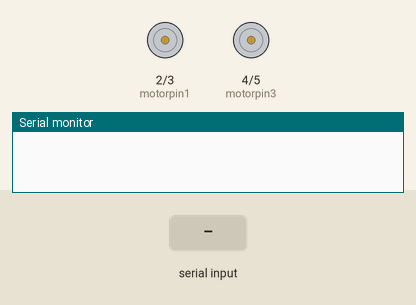
Recording of a sketch running on a simulated Arduino Uno, built with avr-gcc and run on an emulated ATmega328P. On the bench: motor-driver pin pairs drawn as motors (green arrow = first pin HIGH = forward, orange = second pin HIGH = backward, longer = more drive), the last lines printed to the serial monitor. Inputs (shaded band) come from the test bench.

Above: at 1.2 s.
1.3 s: "F" received over Serial
At 2.5 s:
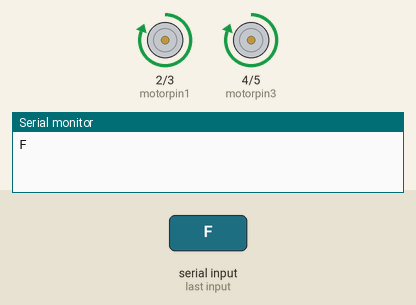
2.8 s: "B" received over Serial
At 3.8 s:
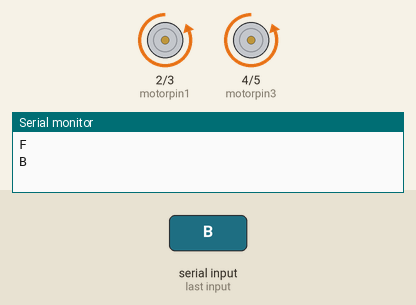
4.3 s: "R" received over Serial
At 4.9 s:
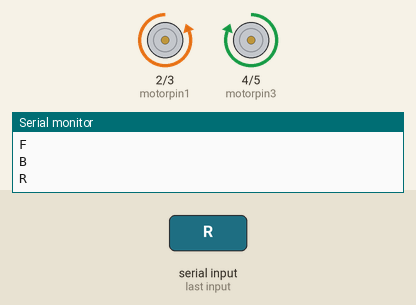
5.8 s: "L" received over Serial
At 6.1 s:
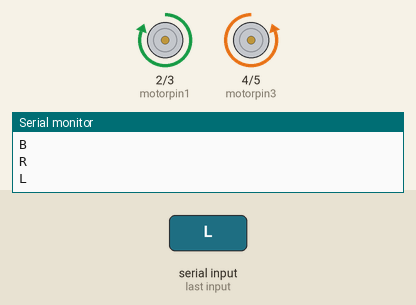
Timing chart, 0 to 8.3 s (numbered marks = the images above; inputs shaded):
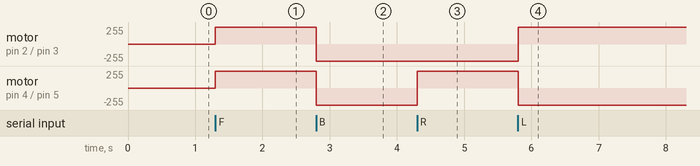

Measured:
- after the input at 1.3 s, motor on pin 2 (motorpin1) / pin 3 (motorpin2), motor on pin 4 (motorpin3) / pin 5 (motorpin4): stopped → forward 255/255 at once
- after the input at 2.8 s, motor on pin 2 (motorpin1) / pin 3 (motorpin2), motor on pin 4 (motorpin3) / pin 5 (motorpin4): forward 255/255 → backward 255/255 at once
- after the input at 4.3 s, motor on pin 4 (motorpin3) / pin 5 (motorpin4): backward 255/255 → forward 255/255 at once
- after the input at 5.8 s, motor on pin 2 (motorpin1) / pin 3 (motorpin2): backward 255/255 → forward 255/255 at once; motor on pin 4 (motorpin3) / pin 5 (motorpin4): forward 255/255 → backward 255/255 at once

The sketch:

App_controlled_robotic_car.ino
```cpp
//# include <SoftwareSerial.h>
//SoftwareSerial myserial(9,10);
char data=0;
int motorpin1=2;
int motorpin2=3;
int motorpin3=4;
int motorpin4=5;
void setup() {
  // put your setup code here, to run once:
//  myserial.begin(9600);
  Serial.begin(9600);
  pinMode(motorpin1,OUTPUT);
  pinMode(motorpin2,OUTPUT);
  pinMode(motorpin3,OUTPUT);
  pinMode(motorpin4,OUTPUT);
}

void loop() {
  // put your main code here, to run repeatedly:
    if (Serial.available()>0){
      data=Serial.read();
      Serial.println(data);
      if (data=='S'){
        digitalWrite(motorpin1,LOW);
        digitalWrite(motorpin2,LOW);
        digitalWrite(motorpin3,LOW);
        digitalWrite(motorpin4,LOW);
      }
      else if (data=='F'){
        digitalWrite(motorpin1,HIGH);
        digitalWrite(motorpin2,LOW);
        digitalWrite(motorpin3,HIGH);
        digitalWrite(motorpin4,LOW);
      }
      else if (data=='B'){
        digitalWrite(motorpin1,LOW);
        digitalWrite(motorpin2,HIGH);
        digitalWrite(motorpin3,LOW);
        digitalWrite(motorpin4,HIGH);
      }
      else if (data=='R'){
        digitalWrite(motorpin1,LOW);
        digitalWrite(motorpin2,HIGH);
        digitalWrite(motorpin3,HIGH);
        digitalWrite(motorpin4,LOW);
      }
      else if (data=='L'){
        digitalWrite(motorpin1,HIGH);
        digitalWrite(motorpin2,LOW);
        digitalWrite(motorpin3,LOW);
        digitalWrite(motorpin4,HIGH);
      }
      else{
        digitalWrite(motorpin1,LOW);
        digitalWrite(motorpin2,LOW);
        digitalWrite(motorpin3,LOW);
        digitalWrite(motorpin4,LOW);
      }
    }
}
```
